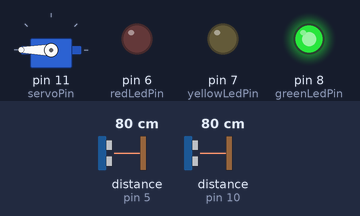
The sketch below on a simulated Arduino Uno, built with avr-gcc and run on an emulated ATmega328P. On the bench: servo, output pins drawn as LEDs (lit = HIGH). Wiring (inferred from the names in the program): 2 × ultrasonic range finder: trigger pin 4, echo pin 5 / trigger pin 9, echo pin 10. Inputs (shaded band) come from the test bench; at power-on: distance to the obstacle (sensors on pin 5, pin 10) 80 cm. The echo pulse lasts 58.3 µs per cm; WiFi joins after 1.5 s; servers stay silent unless stated; pins used as bus, display or sensor lines are not drawn.

Above: at 3.0 s.
3.1 s: distance to the obstacle (sensor on pin 5) set to 20 cm
5.0 s: distance to the obstacle (sensor on pin 5) set to 16 cm
At 7.0 s:
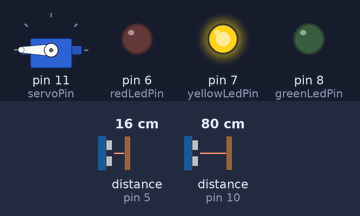
7.3 s: distance to the obstacle (sensor on pin 10) set to 23 cm
10.8 s: distance to the obstacle (sensor on pin 10) set to 20 cm
At 13.5 s:
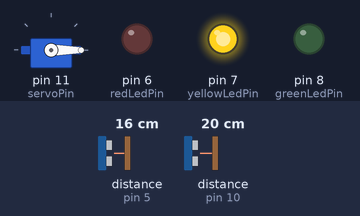
14.1 s: distance to the obstacle (sensor on pin 5) set to 8 cm
15.8 s: distance to the obstacle (sensor on pin 5) set to 5 cm
At 17.1 s:
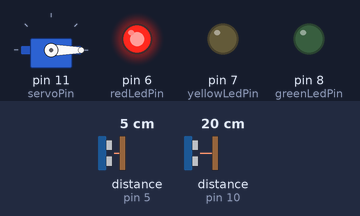
Timing chart, 0 to 18.8 s (numbered marks = the images above; inputs shaded):
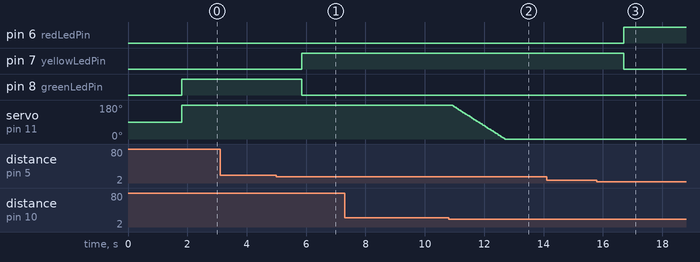

The sketch:

The_SRB_Project_Advanced_2.ino
```cpp
// SRB PROJECT BY ZIYAD WALID

// Device 1 info
#define BLYNK_TEMPLATE_ID "TMPL2fOUuXITO"
#define BLYNK_TEMPLATE_NAME "SRB"
#define BLYNK_AUTH_TOKEN "g99TrlZAQbcrLGKZ5pUErXbmjWRvZKYK"

/* Comment this out to disable prints and save space */
#define BLYNK_PRINT Serial

// Libraries
#include <Servo.h>
#include <ESP8266_Lib.h>
#include <BlynkSimpleShieldEsp8266.h>

// Your WiFi credentials.
char ssid[] = "Ziyad Walid";
char pass[] = "ZIYAD_WALID";

// Software Serial on Uno, Nano...
#include <SoftwareSerial.h>
SoftwareSerial EspSerial(2, 3); // RX, TX

// Your ESP8266 baud rate:
#define ESP8266_BAUD 115200

ESP8266 wifi(&EspSerial);

// Create a servo motor object
Servo myServo;

// First ultrasonic sensor pins
const int triggerPin = 4;
const int echoPin = 5;
const int redLedPin = 6;
const int yellowLedPin = 7;
const int greenLedPin = 8;

// Second ultrasonic sensor pins
const int triggerPin2 = 9;
const int echoPin2 = 10;
const int servoPin = 11;

// Servo position constants
const int closedPos = 180;
const int openPos = 0;

// Global variables
int distance1;
int distance2;
bool trashOpen = false;

BlynkTimer timer;

void myTimer() {
  Blynk.virtualWrite(V0, distance1);   // Update Blynk app with distance
  Blynk.virtualWrite(V1, map(distance1, 0, 21, 100, 0));  // Update Blynk app with percentage
  Blynk.virtualWrite(V2, myServo.read());  // Update Blynk app with servo angle
}

BLYNK_WRITE(V3) {
  int openCommand = param.asInt();
  if (openCommand == 1 && !trashOpen) {
    openCloseTrash(true);
  } else if (openCommand == 0 && trashOpen) {
    openCloseTrash(false);
  }
}

void setup() {
  // Debug console
  Serial.begin(115200);

  // Set ESP8266 baud rate
  EspSerial.begin(ESP8266_BAUD);
  delay(10);

  Blynk.begin(BLYNK_AUTH_TOKEN, wifi, ssid, pass);

  pinMode(triggerPin, OUTPUT);
  pinMode(echoPin, INPUT);
  pinMode(redLedPin, OUTPUT);
  pinMode(yellowLedPin, OUTPUT);
  pinMode(greenLedPin, OUTPUT);

  pinMode(triggerPin2, OUTPUT);
  pinMode(echoPin2, INPUT);

  myServo.attach(servoPin);

  // Close Dustbin by default
  myServo.write(closedPos);

  // Send sensor data every 1 second
  timer.setInterval(1000L, myTimer);
}

void loop() {
  Blynk.run();
  timer.run();

  // Measure distance for first ultrasonic sensor
  distance1 = measureDistance(triggerPin, echoPin);

  // Check percentage range and control LEDs accordingly for the first ultrasonic sensor
  checkPercentage(distance1);

  // Measure the distance for the second ultrasonic sensor
  distance2 = measureDistance(triggerPin2, echoPin2);

  // Open and Close Logic
  if (distance2 >= 0 && distance2 <= 20)
    openCloseTrash(true);
  else
    openCloseTrash(false);

  delay(1000); // Delay for a moment to avoid too frequent readings
}

int measureDistance(int triggerPin, int echoPin) {
  digitalWrite(triggerPin, LOW);
  delayMicroseconds(2);
  digitalWrite(triggerPin, HIGH);
  delayMicroseconds(10);
  digitalWrite(triggerPin, LOW);
  return (pulseIn(echoPin, HIGH) * 0.0343) / 2;
}

void checkPercentage(int distance) {
  int percentage = map(distance, 0, 21, 100, 0);

  if (percentage >= 75)
    ledControl(redLedPin, HIGH, yellowLedPin, LOW, greenLedPin, LOW);
  else if (percentage <= 20)
    ledControl(redLedPin, LOW, yellowLedPin, LOW, greenLedPin, HIGH);
  else
    ledControl(redLedPin, LOW, yellowLedPin, HIGH, greenLedPin, LOW);
}

void openCloseTrash(bool open) {
  unsigned long previousMillis = millis();
  int targetPos = open ? openPos : closedPos;
  int currentPos = myServo.read();
  int increment = open ? -1 : 1;

  while (currentPos != targetPos) {
    if (millis() - previousMillis >= 10) {
      currentPos += increment;
      myServo.write(currentPos);
      previousMillis = millis();
    }
  }

  trashOpen = open;
}

void ledControl(int redPin, int redState, int yellowPin, int yellowState, int greenPin, int greenState) {
  digitalWrite(redPin, redState);
  digitalWrite(yellowPin, yellowState);
  digitalWrite(greenPin, greenState);
}
```

Measured:
- the behaviour switches between 18 and 17 cm on distance to the obstacle (sensor on pin 5) (found by bisection; images 0 and 1)
- the behaviour switches between 22 and 21 cm on distance to the obstacle (sensor on pin 10) (found by bisection; images 1 and 2)
- the behaviour switches between 7 and 6 cm on distance to the obstacle (sensor on pin 5) (found by bisection; images 2 and 3)
- after the input at 3.1 s, every drawn part: stays the same
- after the input at 5.0 s, pin 7 (yellowLedPin): LOW → HIGH after 0.85 s; pin 8 (greenLedPin): HIGH → LOW after 0.85 s
- after the input at 7.3 s, every drawn part: stays the same
- after the input at 10.8 s, servo on pin 11 (servoPin): moves from 180° to 0° over 1.8 s, starting after 0.13 s
- after the input at 14.1 s, every drawn part: stays the same
- after the input at 15.8 s, pin 6 (redLedPin): LOW → HIGH after 0.91 s; pin 7 (yellowLedPin): HIGH → LOW after 0.91 s
